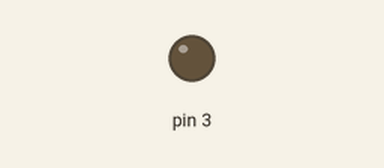
Simulated run of this sketch. Board: Arduino Uno, built with avr-gcc and run on an emulated ATmega328P. On the bench: output pins drawn as LEDs (lit = HIGH).

Above: at 0.7 s.
At 5.2 s:
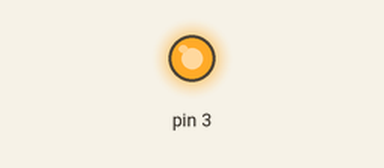
Timing chart, 0 to 6.9 s (numbered marks = the images above):
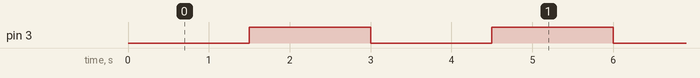

Measured:
- by itself, pin 3: alternates HIGH for 1.5 s and LOW for 1.5 s

The sketch:

LED-Filament.ino
```cpp
void setup() {
  pinMode(3, OUTPUT);
}


// the loop function runs over and over again forever
void loop() {
  digitalWrite(3, LOW);
  delay(1500);                      // wait for a second
  digitalWrite(3, HIGH);
  delay(1500);                      // wait for a second
}
```
